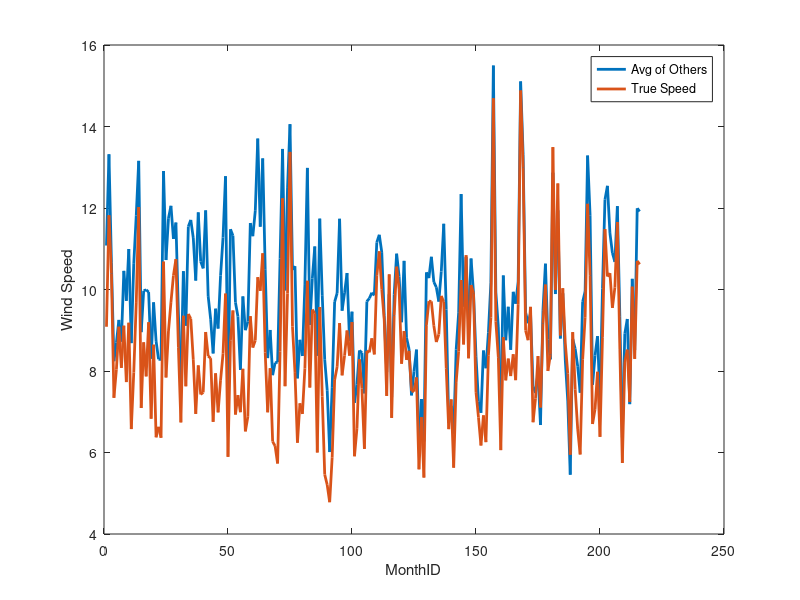

Here is the MATLAB script that generated this plot: (Note: this script raises an error after producing the figure.)
addpath('~/Google_Drive/15fall/Kondor/Code/GP_param_search/', ...
    '~/Google_Drive/15fall/Kondor/Code/matlab/',...
    '~/Google_Drive/15fall/Kondor/Code/Irish_Wind/')
addpath('~/Documents/MATLAB/ksrlin', '~/MMF_project/mmfc/v4/src/matlab/',...
    '~/Google_Drive/15fall/Kondor/Code/matlab',...
    '~/Google_Drive/15fall/Kondor/Code/GP_param_search')

load wind_data
X= TRAIN_DATA(:,1:(end-1));
T= TRAIN_DATA(:,end);
X_grid = TEST_DATA(:,1:(end-1));
TRUTH = TEST_DATA(:,end);
figure(2)
hist(TRUTH,29)

% FIRST TRY ADDITIVE MODEL
%%% EXTRACT THE COLUMNS IN THE TEST MATRIX THAT ARE ALWAYS IDENTICAL. FOR
%%% WITHIN DATA COMPARISONS THEY WILL SHED NO LIGHT.
%Y_ADD = make_ADD(X_grid,TRUTH',50);
Y_ADD = m;
plot(X_grid(:,3),m, 'LineWidth',2)
xlabel('MonthID')
ylabel('Wind Speed')
hold on
plot(X_grid(:,3),TRUTH,'LineWidth',2)
hold off
legend('Avg of Others', 'True Speed')

% now use THETA which was found by the GP_param_fminsearch.
theta_considered = theta_store(fval_store<10e20,:);
ninf_store_cl = zeros(size(theta_considered,1),length(TRUTH));
ninf_store_mmf=ninf_store_cl;
params.k=2;
params.ndensestages=1;
params.clusters=1;
params.fraction=0.2;
for k = 1:size(theta_considered,1)
    theta = theta_considered(k,:);
    K = make_rbf(X',theta');
    
    %is_MMF = 0;
    fprintf('Computing MMF factorization\n\n')
    tic()
    K_mmf = MMF(K,params);
    
    K_mmf_inv = K_mmf;
    K_mmf_inv.invert();
    toc()
    %K_inv = inv(K);
    %B = K_inv*T;
    B = (K\T);
    Y_pred_classic = zeros(size(TRUTH));
    Y_pred_MMF = Y_pred_classic;
    for i = 1:length(Y_pred_classic)
        K_star = make_rbf(X',theta',X_grid(i,:)');
        %if is_MMF == 0
            Y_pred_classic(i) = K_star'*B;
        %end
        %if is_MMF == 1
            Y_pred_MMF(i) = K_star'*K_mmf_inv.hit(T);
            
        %end
    end
    ninf_store_cl(k,:) = Y_pred_classic;
    ninf_store_mmf(k,:)= Y_pred_MMF;
end
hold on
plot(X_grid(:,3),ninf_store_mmf)
hold off
hold on 
plot(X_grid(:,3),mean(ninf_store_mmf(1:2,:),1),'LineWidth',4)
plot(X_grid(:,3),mean(ninf_store_cl(1:2,:),1),'LineWidth',4)
hold off
legend('True Data', 'Smoothed Data','GPR Predictions (MMF)','GPR Predictions(Inversion)')
title('Predictions for Monthly Wind Speeds in Mullingar')
ylabel('m/s')
xlabel('Month ID (Jan 1961 - Dec 1978)')